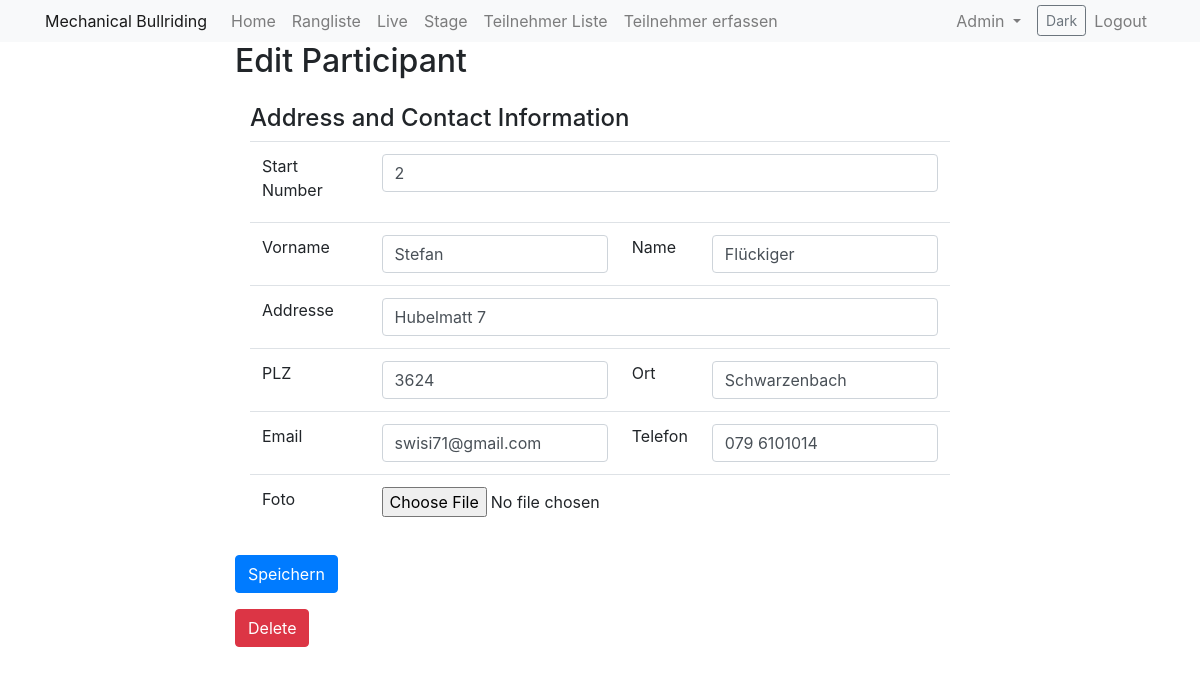
/participant_edit/2 (signed in), run on the app's committed database.
### app/models.py (models this page shows, shortened)
class Participant(db.Model):
    id = db.Column(db.Integer, primary_key=True)
    active = db.Column(db.Boolean, default=False)
    start_nr = db.Column(db.Integer, nullable=True, unique=True)
    first_name = db.Column(db.String(64), nullable=False)
    last_name = db.Column(db.String(64), nullable=False)
    address = db.Column(db.String(128), nullable=False)
    postal_code = db.Column(db.String(10), nullable=False)
    city = db.Column(db.String(64), nullable=False)
    email = db.Column(db.String(120), nullable=True)
    phone = db.Column(db.String(20), nullable=True)
    photo = db.Column(db.String(256), nullable=True)
    time1 = db.Column(db.Float, nullable=True)
    time2 = db.Column(db.Float, nullable=True)
    time3 = db.Column(db.Float, nullable=True)
    time4 = db.Column(db.Float, nullable=True)
    time5 = db.Column(db.Float, nullable=True)
    time6 = db.Column(db.Float, nullable=True)
    round1_qualified = db.Column(db.Boolean, default=False)
    round2_qualified = db.Column(db.Boolean, default=False)
    round3_qualified = db.Column(db.Boolean, default=False)
    zwischenrunde_qualified = db.Column(db.Boolean, default=False)
    final_qualified = db.Column(db.Boolean, default=False)

### app/routes.py (the view, shortened to what this page needs)
@bp.route('/participant_edit/<int:id>', methods=['GET', 'POST'])
@login_required
def participant_edit(id):
    participant = Participant.query.get_or_404(id)
    form = ParticipantForm(obj=participant)
    form.load_data(participant)
    return render_template('participant_edit.html', title='Edit Participant', form=form, participant=participant)

### app/forms.py (shortened to what this page needs)
class ParticipantForm(FlaskForm):
    id = HiddenField('ID')
    start_nr = IntegerField('Start Number')
    first_name = StringField('Vorname', validators=[DataRequired()])
    last_name = StringField('Name', validators=[DataRequired()])
    address = StringField('Addresse', validators=[DataRequired()])
    postal_code = StringField('PLZ', validators=[DataRequired()])
    city = StringField('Ort', validators=[DataRequired()])
    email = StringField('Email', validators=[DataRequired(), Email()])
    phone = StringField('Telefon')
    photo = FileField('Foto', validators=[Optional(), FileAllowed(['jpg', 'jpeg', 'png', 'gif'], 'Images only!')])
    submit = SubmitField('Speichern')
    def load_data(self, participant):
        self.id.data = participant.id
        self.start_nr.data = participant.start_nr
        self.first_name.data = participant.first_name
        self.last_name.data = participant.last_name
        self.address.data = participant.address
        self.postal_code.data = participant.postal_code
        self.city.data = participant.city
        self.email.data = participant.email
        self.phone.data = participant.phone

### app/models.py (called while the page is built)
@login.user_loader
def load_user(id):
    return User.query.get(int(id))

### app/templates/participant_edit.html (shortened to what this page needs)
{% extends "base.html" %}
{% block content %}
  <div class="row">
    <div class="col-md-8 offset-md-2">
      <h2>Edit Participant</h2>
      <form method="POST" action="" enctype="multipart/form-data">
        <div class="container mt-4">
          <h4>Address and Contact Information</h4>
          <table class="table">
            <tbody>
              <tr>
                <td>{{ form.start_nr.label }}</td>
                <td colspan="3">{{ form.start_nr(class="form-control") }}</td>
              </tr>
              <tr>
                <td>{{ form.first_name.label }}</td>
                <td>{{ form.first_name(class="form-control") }}</td>
                <td>{{ form.last_name.label }}</td>
                <td>{{ form.last_name(class="form-control") }}</td>
              </tr>
              <tr>
                <td>{{ form.address.label }}</td>
                <td colspan="3">{{ form.address(class="form-control") }}</td>
              </tr>
              <tr>
                <td>{{ form.postal_code.label }}</td>
                <td>{{ form.postal_code(class="form-control") }}</td>
                <td>{{ form.city.label }}</td>
                <td>{{ form.city(class="form-control") }}</td>
              </tr>
              <tr>
                <td>{{ form.email.label }}</td>
                <td>{{ form.email(class="form-control") }}</td>
                <td>{{ form.phone.label }}</td>
                <td>{{ form.phone(class="form-control") }}</td>
              </tr>
              <tr>
                <td>{{ form.photo.label }}</td>
                <td colspan="3">{{ form.photo(class="form-control-file") }}</td>
              </tr>
            </tbody>
          </table>
        </div>
        <div class="form-group mt-4">
          {{ form.submit(class="btn btn-primary") }}
        </div>
      </form>
      <form action="{{ url_for('main.participant_delete', id=participant.id) }}" method="post" onsubmit="return confirm('Are you sure you want to delete this participant?');">
        <button type="submit" class="btn btn-danger">Delete</button>
      </form>
    </div>
  </div>
{% endblock %}

### data on the page
Participant: start_nr "2", first_name "Stefan", last_name "Flückiger", address "Hubelmatt 7", postal_code "3624", city "Schwarzenbach", email "swisi71@gmail.com", phone "079 6101014"

### other printed values
{{ site_name }} "Mechanical Bullriding"
